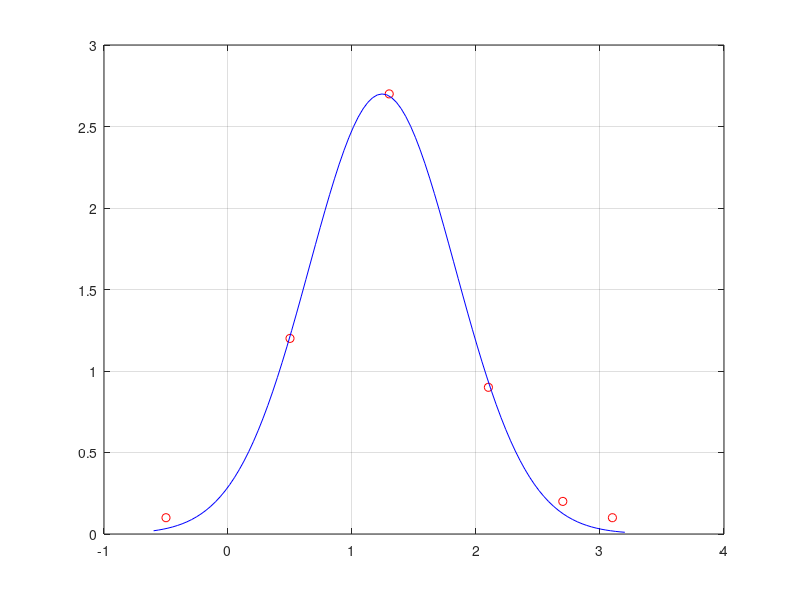

Reproduce this figure in MATLAB.
#pontos
global x = [-0.5 0.5 1.3 2.1 2.7 3.1]';
y = [0.1 1.2 2.7 0.9 0.2 0.1]';

#fun. objetivo
f = @(x,c) c(1)*exp(c(2)*(x-c(3)).^2);

#residuo
r = @(c) y - f(x,c);

#jacobiana
function A = JR(c)
  global x
  A = zeros(6,3);
  A(:,1) = -exp(c(2)*(x-c(3)).^2);
  A(:,2) = -c(1)*(x-c(3)).^2 .* exp(c(2)*(x-c(3)).^2);
  A(:,3) = 2*c(1)*c(2)*(x-c(3)) .* exp(c(2)*(x-c(3)).^2);
endfunction

#aprox. inicial
c = [2.1 -1 1.3]';
%c = [1 -1 -1]';

#iteracoes de Gauss-Newton
k=0;
do
  k+=1;
  delta = - JR(c)\r(c);
  c = c + delta;
  printf("%d %1.1e %1.1e %1.1e %1.1e\n", k,norm(delta),c')
until ((k>10) | (norm(delta)<1e-4))

printf('%1.5e\n',c)

xx=linspace(-0.6,3.2);
plot(x,y,'ro',...
     xx,f(xx,c),'b-');grid
